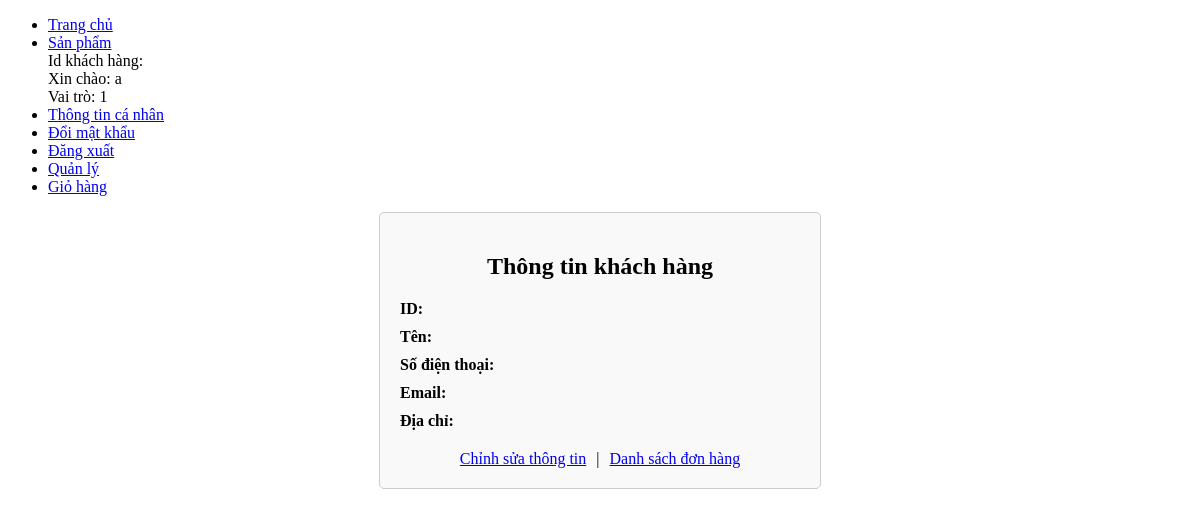
Page /user/index.php?ctrl=customerUserController (signed in) on the earlier database version.
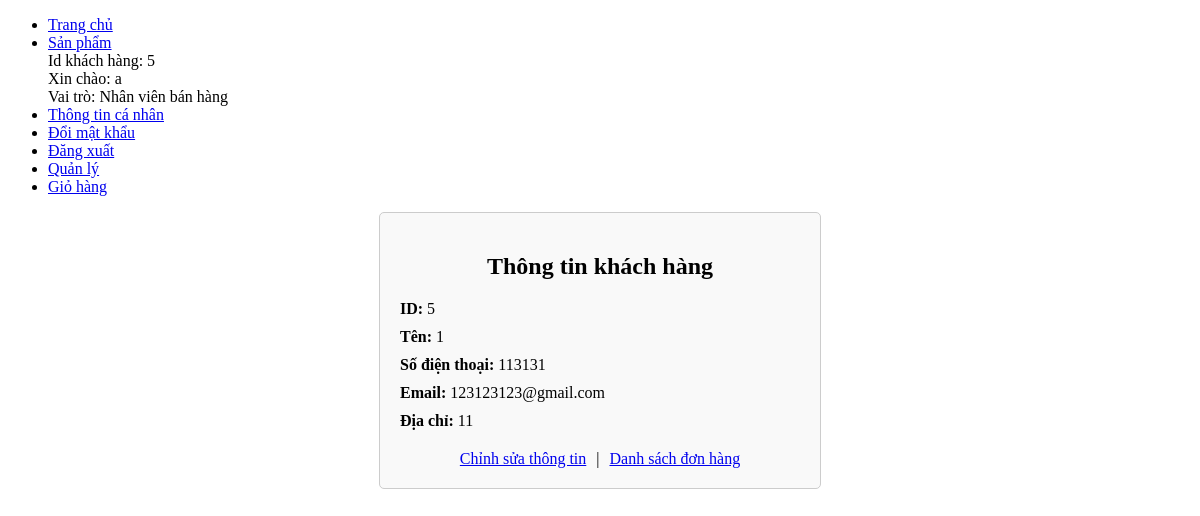
Same page on the later database version.
### tables this page shows
CREATE TABLE `khach_hang` (
  `id` int(11) NOT NULL,
  `ten` varchar(255) DEFAULT NULL,
  `so_dien_thoai` varchar(20) DEFAULT NULL,
  `email` varchar(255) DEFAULT NULL,
  `dia_chi` varchar(255) DEFAULT NULL,
  `id_nguoi_dung` int(11) DEFAULT NULL
);

### lib/session.php (called while the page is built, shortened)
<?php
class Session
{
    public static function getSessionValue($key)
    {
        if (isset($_SESSION[$key])) {
            return $_SESSION[$key];
        } else {
            return null;
        }
    }
}

### lib/database.php (called while the page is built, shortened)
<?php
class Database
{
    private $host = "localhost";
    private $username = "root";
    private $password = "";
    private $database = "phonestore";
    private $conn;
    public function __construct()
    {
        $this->conn = $this->connectDB();
    }
    private function connectDB()
    {
        $conn = mysqli_connect($this->host, $this->username, $this->password, $this->database);
        return $conn;
    }
    public function select($query)
    {
        $result = mysqli_query($this->conn, $query);
        if ($result) {
            $data = mysqli_fetch_all($result, MYSQLI_ASSOC);
            return $data;
        } else {
            die(mysqli_error($this->conn));
        }
    }
}

### user/model/customerUserModel.php (called while the page is built, shortened)
<?php
include(__DIR__ . '/../../lib/database.php');
class customerUserModel
{
    private $db;
    public function __construct()
    {
        $this->db = new Database();
    }
    public function getCustomerByIdNguoiDung()
    {
        $id_nguoi_dung = Session::getSessionValue('login_id');
        $sql = "SELECT * FROM khach_hang WHERE id_nguoi_dung = $id_nguoi_dung";
        $result = $this->db->select($sql);
        return $result;
    }
}

### user/view/infoUser.php (the view, shortened to what this page needs)
<!DOCTYPE html>
<html lang="vi">
<head>
</head>
<body>
    <div class="customer-info">
        <h2>Thông tin khách hàng</h2>
        <?php
        $customerData = $customer[0];
        echo '<ul>';
        echo '<li><label>ID:</label> ' . $customerData['id'] . '</li>';
        echo '<li><label>Tên:</label> ' . $customerData['ten'] . '</li>';
        echo '<li><label>Số điện thoại:</label> ' . $customerData['so_dien_thoai'] . '</li>';
        echo '<li><label>Email:</label> ' . $customerData['email'] . '</li>';
        echo '<li><label>Địa chỉ:</label> ' . $customerData['dia_chi'] . '</li>';
        echo '</ul>';
        ?>
        <div style="display: flex; justify-content: center; margin-top: 20px;">
            <a href="index.php?ctrl=customerUserController&action=showUpdateCustomerForm&id=<?php echo $customer[0]['id']; ?>">Chỉnh sửa thông tin</a>
            <span style="margin: 0 10px;">|</span>
            <a href="index.php?ctrl=customerUserController&action=viewOrderList">Danh sách đơn hàng</a>
        </div>
    </div>
</body>
</html>

### user/index.php (shortened to what this page needs)
<?php
include(__DIR__ . '/../lib/session.php');
?>
<!DOCTYPE html>
<html lang="vi">
<head>
</head>
<body>
    <div>
        <div class="menu">
            <ul>
                <li><a href="home.php">Trang chủ</a></li>
                <li><a href="index.php?ctrl=productControllerUser">Sản phẩm</a></li>
                <?php
                $ten_dang_nhap = Session::getSessionValue('ten_dang_nhap');
                $id_khach_hang = Session::getSessionValue('id_khach_hang');
                $vai_tro = Session::getSessionValue('vai_tro');
                if ($ten_dang_nhap) {
                    echo 'Id khách hàng: ' . $id_khach_hang . '<br>';
                    echo 'Xin chào: ' . $ten_dang_nhap  . '<br>';
                    echo 'Vai trò: ' . $vai_tro . '<br>';
                    echo '<li><a href="index.php?ctrl=customerUserController">Thông tin cá nhân</a></li>';
                    echo '<li><a href="/login/index.php?ctrl=loginController&action=viewChangePassword">Đổi mật khẩu</a></li>';
                    echo '<li><a href="/login/index.php?ctrl=loginController&action=logout">Đăng xuất</a></li>';
                    if ($vai_tro !== 'Khách hàng') {
                        echo '<li><a href="/admin/index.php">Quản lý</a></li>';
                    }
                } else {
                    echo '<li><a href="/login/index.php?ctrl=loginController">Đăng nhập</a></li>';
                }
                ?>
                <li> <a href="index.php?ctrl=cartController&action=showCart">Giỏ hàng</a></li>
            </ul>
        </div>
    </div>
    <div class="home">
        <?php
        if (!isset($_GET['ctrl'])) {
            include 'controller/productControllerUser.php';
        } else {
            $ctrl = $_GET['ctrl'];
            include 'controller/' . $ctrl . '.php';
        }
        ?>
    </div>
</body>
</html>

### user/controller/customerUserController.php (shortened to what this page needs)
<?php
include(__DIR__ . '/../model/customerUserModel.php');
class CustomerUserController
{
    private $customerModel;
    public function __construct()
    {
        $this->customerModel = new customerUserModel();
    }
    public function viewCustomerInfo()
    {
        $customer = $this->customerModel->getCustomerByIdNguoiDung();
        include __DIR__ . '/../view/infoUser.php';
    }
}
$action = 'index';
$customerUserController = new CustomerUserController();
switch ($action) {
    case 'index':
        $customerUserController->viewCustomerInfo();
        break;
}

### user/view/infoUser.php (style rules this page uses)
.customer-info { width: 400px; margin: 0 auto; padding: 20px; border: 1px solid #ccc; border-radius: 5px; background-color: #f9f9f9; }
.customer-info h2 { text-align: center; margin-bottom: 20px; }
.customer-info ul { list-style-type: none; padding: 0; }
.customer-info li { margin-bottom: 10px; }
.customer-info label { font-weight: bold; }

Differences in the rows shown:
now on this page (row edited): khach_hang: id "5", ten "1", so_dien_thoai "113131", email "123123123@gmail.com", dia_chi "11"
Other differences:
$id_khach_hang: (not shown) → "5"
$vai_tro: "1" → "Nhân viên bán hàng"
